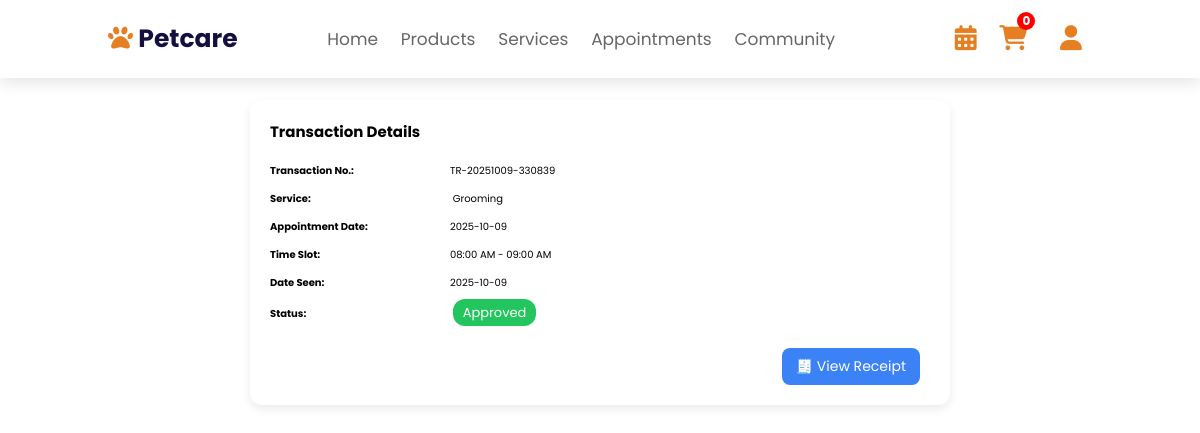
Page /transactions.php?transaction_no=TR-20251009-330839 (signed in) on the committed database.
### tables this page shows
CREATE TABLE `appointments` (
  `id` int(11) NOT NULL,
  `transaction_no` varchar(50) DEFAULT NULL,
  `user_id` varchar(36) NOT NULL,
  `appointment_date` date NOT NULL,
  `time_slot` varchar(50) NOT NULL,
  `status` enum('Pending','Approved','Completed','Rejected','Cancelled') DEFAULT 'Pending',
  `completed_at` timestamp NULL DEFAULT NULL,
  `service_id` int(11) NOT NULL,
  `date_seen` date DEFAULT NULL,
  `created_at` timestamp NOT NULL DEFAULT current_timestamp(),
  `active_slot` varchar(255) GENERATED ALWAYS AS (if(`status` in ('Pending','Approved'),concat(`appointment_date`,'-',`time_slot`,'-',`service_id`,'-',`user_id`),NULL)) STORED
);

CREATE TABLE `transactions` (
  `transaction_no` varchar(50) NOT NULL,
  `user_id` varchar(36) NOT NULL,
  `service` varchar(100) NOT NULL,
  `appointment_date` date NOT NULL,
  `time_slot` varchar(50) NOT NULL,
  `status` enum('Pending','Approved','Completed','Rejected','Cancelled') DEFAULT 'Pending',
  `created_at` timestamp NOT NULL DEFAULT current_timestamp()
);

### transactions.php (the view, shortened to what this page needs)
<?php
require_once 'components/auth.php';
$transaction_no = $_GET['transaction_no'];
$stmt = $conn->prepare("
SELECT t.transaction_no, t.service, t.appointment_date, t.time_slot, a.date_seen, a.id AS appointment_id,
       t.status AS transaction_status, a.status AS appointment_status,
       CASE
           WHEN t.status='Cancelled' OR a.status='Cancelled' THEN 'Cancelled'
           WHEN t.status='Completed' OR a.status='Completed' THEN 'Completed'
           WHEN t.status='Approved'  OR a.status='Approved'  THEN 'Approved'
           WHEN t.status='Rejected'  OR a.status='Rejected'  THEN 'Rejected'
           ELSE 'Pending'
       END AS apt_status
FROM transactions t
LEFT JOIN appointments a ON t.transaction_no = a.transaction_no
WHERE t.user_id=? AND t.transaction_no=?
LIMIT 1
");
$stmt->execute([$user_id,$transaction_no]);
$transaction = $stmt->fetch(PDO::FETCH_ASSOC);
?>
<!DOCTYPE html>
<html lang="en">
<head>
<link rel="stylesheet" href="assets/css/header.css">
<link rel="stylesheet" href="https://cdnjs.cloudflare.com/ajax/libs/font-awesome/6.4.0/css/all.min.css">
</head>
<body>
<?php include 'components/user_header.php'; ?>
<div class="details-container">
    <h2>Transaction Details</h2>
    <div class="details-row"><span class="details-label">Transaction No.:</span><?= htmlspecialchars($transaction['transaction_no']) ?></div>
    <div class="details-row"><span class="details-label">Service:</span><?= htmlspecialchars($transaction['service']) ?></div>
    <div class="details-row"><span class="details-label">Appointment Date:</span><?= htmlspecialchars($transaction['appointment_date']) ?></div>
    <div class="details-row"><span class="details-label">Time Slot:</span><?= htmlspecialchars($transaction['time_slot']) ?></div>
    <div class="details-row"><span class="details-label">Date Seen:</span><?= $transaction['date_seen'] ?? '-' ?></div>
    <div class="details-row"><span class="details-label">Status:</span>
        <span class="status-badge <?= strtolower($transaction['apt_status']) ?>"><?= ucfirst($transaction['apt_status']) ?></span>
    </div>
    <div class="actions">
        <?php if(in_array($transaction['apt_status'],['Approved','Completed'])): ?>
            <a href="receipt.php?transaction_no=<?= $transaction['transaction_no'] ?>" target="_blank" class="btn-receipt">🧾 View Receipt</a>
        <?php endif; ?>
    </div>
</div>
</body>
</html>

### assets/css/header.css (style rules this page uses)
:root { --carrot-color: #e67e22; --black: #130f40; --white: #fff; --light-color: #666; --light-bg: #eee; --border: 0.2rem solid #130f40; --box-shadow: 0 0.5rem 1.5rem rgba(0, 0, 0, 0.1); }
* { font-family: "Poppins", sans-serif; margin: 0; padding: 0; box-sizing: border-box; outline: none; border: none; text-decoration: none; text-transform: capitalize; transition: 0.2s linear; }
html { font-size: 62.5%; overflow-x: hidden; scroll-behavior: smooth; scroll-padding-top: 4rem; }

### transactions.php (style rules this page uses)
.details-container { max-width:700px;margin:100px auto;padding:20px;background:#fff;border-radius:12px;box-shadow:0 4px 10px rgba(0,0,0,0.08); }
.details-container h2 { margin-bottom:20px; }
.details-row { margin-bottom:12px; }
.details-label { font-weight:bold;display:inline-block;width:180px; }
.status-badge { padding:4px 10px;border-radius:12px;color:#fff;font-size:13px;text-transform:capitalize; }
.status-badge.approved { background:#22c55e; }
.actions { margin-top:20px; }
.actions a,.actions button { padding:8px 14px;border-radius:8px;font-size:14px;margin-right:10px;cursor:pointer; }
.actions .btn-receipt { background:#3b82f6;color:#fff;border:none; }

### components/checkout_modal.php (style rules this page uses)
.actions { grid-column: span 2; display: flex; justify-content: flex-end; gap: 10px; margin-top: 15px; position: sticky; bottom: 0; background: #fff; padding-top: 10px; }

### rows in the picture
appointments: transaction_no.transaction_no "TR-20251009-330839", transaction_no.service "Grooming", transaction_no.appointment_date "2025-10-09", transaction_no.time_slot "08:00 AM - 09:00 AM", date_seen "2025-10-09"

### other values in the picture
$cart_count "0"
$transaction['apt_status'] "Approved"
